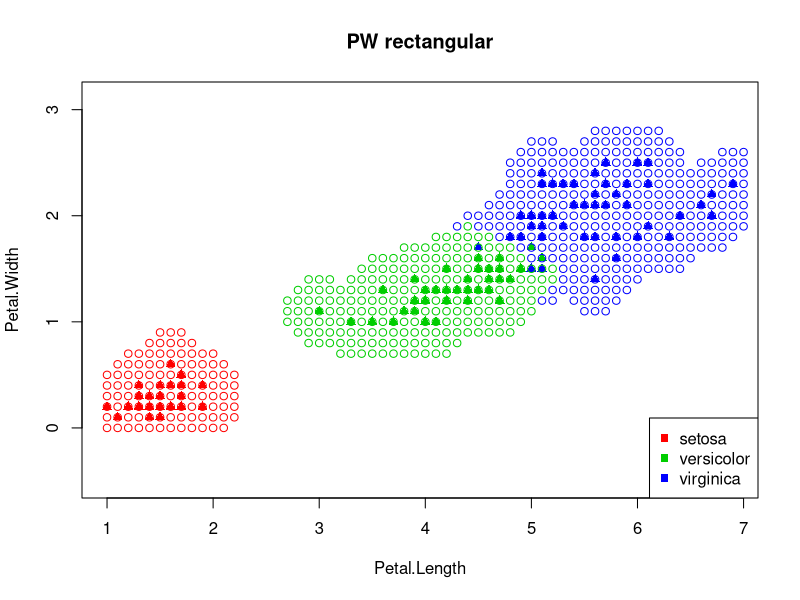

R code for this plot:
epanenchenkov_core <- function(r){
  if (abs(r) > 1)
    return (0.)
  return (0.75 * (1 - r^2)) 
}

gauss_core <- function(r){
  return ((2 * pi)^(-0.5) * exp(-0.5 * r^2))
}

rectangular_core <- function(r){
  if (abs(r) > 1)
    return (0.)
  return (0.5)
}

triangular_core <- function(r){
  if (abs(r) > 1)
    return (0.)
  return (1 - abs(r))
}

quadratic_core <- function(r){
  if (abs(r) > 1)
    return (0.)
  return (15/16 * (1 - r^2)^2)
}

parzen <- function(test, core, point, n,  h){
  classes = rep(0, n)
  size = nrow(test)
  for (row in 1:size){
    cur_point = c(test[row, "x"], test[row, "y"])
    cur_dist = dist(rbind(point, cur_point))
    
    value = core(cur_dist / h)
    id = test[row, "class"]
    classes[id] = classes[id] + value
  }
  
  max = 0
  id = 0
  for (i in 1:n){
    if (classes[i] > max){
      max = classes[i]
      id = i
    }
  }
  return (id)
}


draw_map <- function(data, core, max_x, max_y, step){
  colors <- c("setosa" = "red", "versicolor" = "green3", "virginica" = "blue")
  plot(data[1:2], pch = 17, bg = colors[iris$Species], col
       = colors[iris$Species], asp = 1, xlab = "Petal.Length", ylab = "Petal.Width")
  title ("PW rectangular")
  
  
  for (x in seq(1, max_x, step)){
    for (y in seq(0, max_y, step)){
      class = parzen(data, core, c(x, y), 3, 0.35)
      
      
      
      if (class != 0)
        points(x, y, pch = 1 , bg = "white", col = colors[class])
    }
  }
}

data <- data.frame(
  x = iris[, 3],
  y = iris[, 4],
  class = iris[, 5])
draw_map(data, rectangular_core, 7, 3, 0.1)
legend("bottomright", c("setosa", "versicolor", "virginica"), pch = c(15,15,15), col = c("red", "green3", "blue"))

